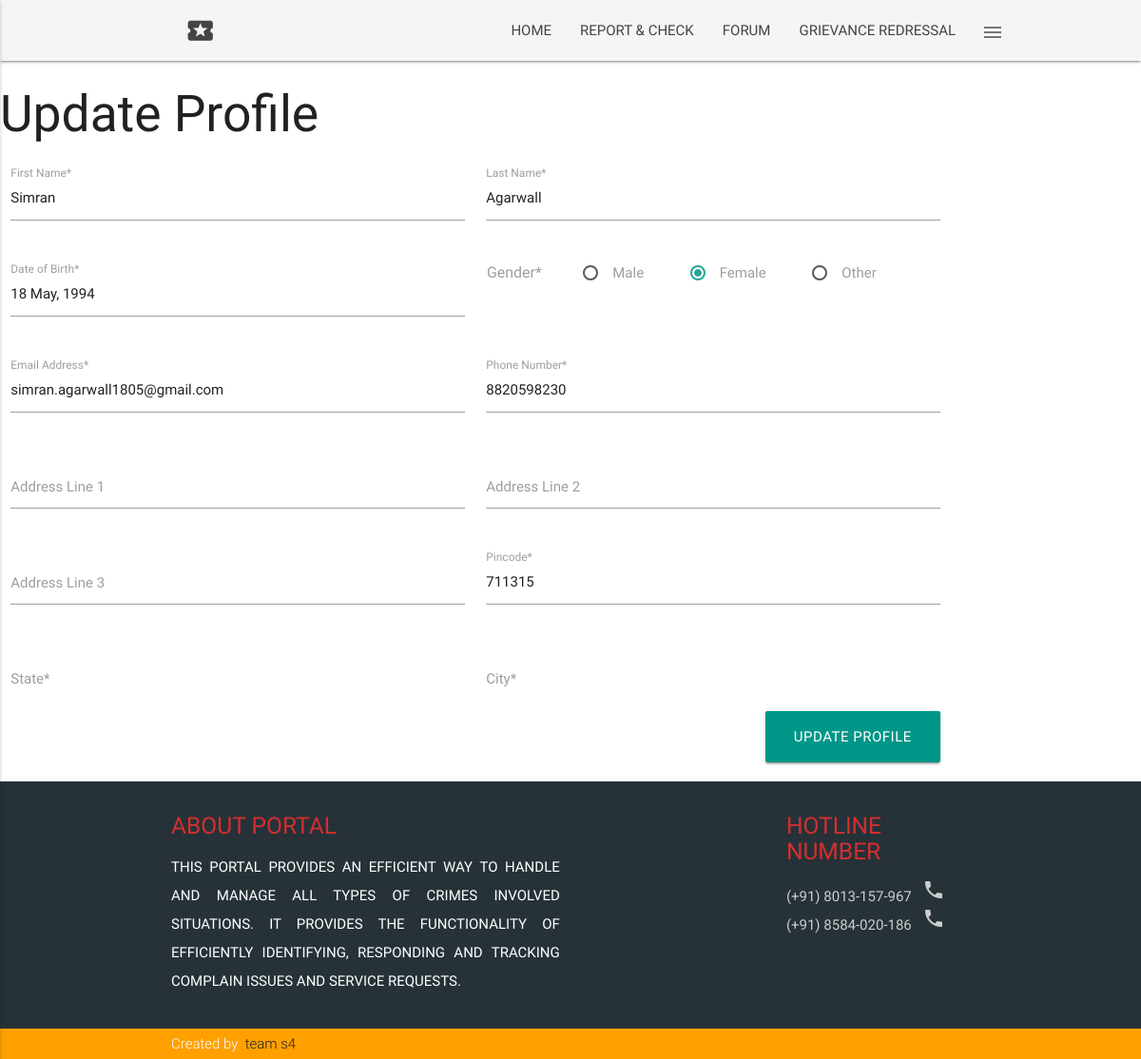
Page /updateprofile.php (signed in) on the committed database.
### tables this page shows
CREATE TABLE `users` (
  `user_id` int(11) UNSIGNED NOT NULL,
  `username` varchar(32) NOT NULL,
  `password` varchar(32) NOT NULL,
  `password_recover` int(1) NOT NULL DEFAULT '0',
  `active` varchar(32) NOT NULL DEFAULT '0',
  `first_name` varchar(32) NOT NULL,
  `last_name` varchar(32) NOT NULL,
  `gender` varchar(6) NOT NULL,
  `date_of_birth` date NOT NULL,
  `email` varchar(1024) NOT NULL,
  `phone` bigint(10) NOT NULL,
  `address1` varchar(35) DEFAULT NULL,
  `address2` varchar(35) DEFAULT NULL,
  `address3` varchar(35) DEFAULT NULL,
  `state` varchar(32) NOT NULL,
  `city` varchar(32) NOT NULL,
  `pincode` int(6) NOT NULL,
  `profile` varchar(1024) NOT NULL,
  `admin` int(1) NOT NULL DEFAULT '0',
  `deactivate_date` date NOT NULL DEFAULT '0000-00-00'
);

### core/init.php (called while the page is built, shortened)
<?php
include 'functions/users.php';
if(logged_in() === true){
	$session_user_id = $_SESSION['user_id'];
	$user_data = user_data($session_user_id, 'user_id', 'username', 'password', 'password_recover', 'active','first_name', 'last_name', 'gender', 'date_of_birth', 'email', 'phone', 'address1', 'address2', 'address3', 'state', 'city', 'pincode', 'profile', 'admin');
}
?>

### core/functions/users.php (called while the page is built, shortened)
<?php
function user_data($user_id){
	$user_id = (int)$user_id;
	$func_num_args = func_num_args();
	$func_get_args = func_get_args();
	if($func_num_args > 1){
		unset($func_get_args[0]);
		$fields = '`' . implode('`, `', $func_get_args) . '`';
		$data = mysql_fetch_assoc(mysql_query("SELECT $fields FROM `users` WHERE `user_id` = $user_id"));
		return $data;
	}
}
function format_date_revert($date){
	$day = substr($date, 8, 2);
	$find_day = array('01','02','03','04','05','06','07','08','09');
	$replace_day = array('1','2','3','4','5','6','7','8','9');
	$day = str_ireplace($find_day, $replace_day, $day);
	$month = substr($date, 5, 2);
	$find_month = array('01','02','03','04','05','06','07','08','09','10','11','12');
    $replace_month = array('January','February','March','April','May','June','July','August','September','October','November','December');
	$month = str_ireplace($find_month, $replace_month, $month);
	$year = substr($date, 0, 4);
	$date = $day.' '.$month.', '.$year;
	return $date;
}
?>

### updateprofile.php (the view, shortened to what this page needs)
<?php
include 'core/init.php';
include 'includes/overall/overall_header.php';
?>
<h2>Update Profile</h2>
<?php
if(isset($_GET['updated']) === true && empty($_GET['updated']) === true){
	echo '&nbsp;&nbsp;&nbsp;Your profile has been updated successfully.<br><br><br><br><br><br><br><br><br><br><br>';
}else{
	?>
	<form action="" method="post" class="col s10">
	    <div class="row">
            <div class="input-field col s5">
                <input id="first_name" type="text" class="validate" name="first_name" value="<?php echo $user_data['first_name']; ?>" maxlength="32"><?php if(isset($errors[2])){ echo $errors[2]; }?>
                <label for="first_name">First Name*</label>
            </div>
			<div class="input-field col s5">
                <input id="last_name" type="text" class="validate" name="last_name" value="<?php echo $user_data['last_name']; ?>"  maxlength="32"><?php if(isset($errors[3])){ echo $errors[3]; }?>
                <label for="last_name">Last Name*</label>
            </div>
        </div>
		<div class="row">
		    <div class="input-field col s5">
			    <input type="text" class="datepicker" name="date_of_birth" value="<?php echo format_date_revert($user_data['date_of_birth']); ?>" maxlength="20"/><?php if(isset($errors[4])){ echo $errors[4]; }?>
		        <label for="last_name">Date of Birth*</label>
			</div>
			<p>
				<label><font size=3em>&nbsp;&nbsp;&nbsp;Gender*&nbsp;&nbsp;&nbsp;&nbsp;&nbsp;&nbsp;&nbsp;&nbsp;&nbsp;</font></label>
				<label for="test1">Male</label>
				<label for="test2">Female</label>
				<label for="test3">Other</label>
			</p><?php if(isset($errors[5])){ echo $errors[5]; }?>
		</div>
		<div class="row">
            <div class="input-field col s5">
                <input id="email" type="text" class="validate" name="email" value="<?php echo $user_data['email']; ?>" maxlength="100"><?php if(isset($errors[6])){ echo $errors[6]; }?>
                <label for="email">Email Address*</label>
            </div>
			<div class="input-field col s5">
                <input id="phone" type="text" class="validate" name="phone" value="<?php echo $user_data['phone']; ?>" maxlength="10"><?php if(isset($errors[7])){ echo $errors[7]; }?>
                <label for="last_name">Phone Number*</label>
            </div>
        </div>
		<div class="row">
		    <div class="input-field col s5">
                <input id="address1" type="text" name="address1" value="<?php echo $user_data['address1']; ?>" maxlength="35"><?php if(isset($errors[8])){ echo $errors[8]; }?>
                <label for="address1">Address Line 1</label>
            </div>
			<div class="input-field col s5">
                <input id="address2" type="text" name="address2" value="<?php echo $user_data['address2']; ?>" maxlength="35"><?php if(isset($errors[9])){ echo $errors[9]; }?>
                <label for="email">Address Line 2</label>
            </div>
		</div>
		<div class="row">
			<div class="input-field col s5">
                <input id="address3" type="text" name="address3" value="<?php echo $user_data['address3']; ?>" maxlength="35"><?php if(isset($errors[10])){ echo $errors[10]; }?>
                <label for="address3">Address Line 3</label>
            </div>
			<div class="input-field col s5">
                <input id="pincode" type="text" name="pincode" value="<?php echo $user_data['pincode']; ?>" maxlength="6"><?php if(isset($errors[11])){ echo $errors[11]; }?>
                <label for="pincode">Pincode*</label>
            </div>
		</div>
		<div class="row">
			<div class="input-field col s5">
			    <label>State*</label>&nbsp;
			</div>
			<div class="input-field col s5"><div id="cityname">
				<label>City*</label></div><?php if(isset($errors[13])){ echo $errors[13]; }?>
			</div>
		</div>
		<div class="row">
		    <div class="input-field col s10">
		        <a class="btn-large teal right" href="javascript:void(0)" onclick=" toggle_visibility('popupBoxOnePosition');">UPDATE PROFILE</a>
			</div>
	    </div>
	</form>
	<?php
}?>
<div>
<?php include 'includes/overall/overall_footer.php'; ?>

### css/style.css (style rules this page uses)
p { line-height: 2rem; text-align:justify; }

### rows in the picture
users: first_name "Simran", last_name "Agarwall", date_of_birth "18 May, 1994", email "simran.agarwall1805@gmail.com", phone "8820598230", pincode "711315"
